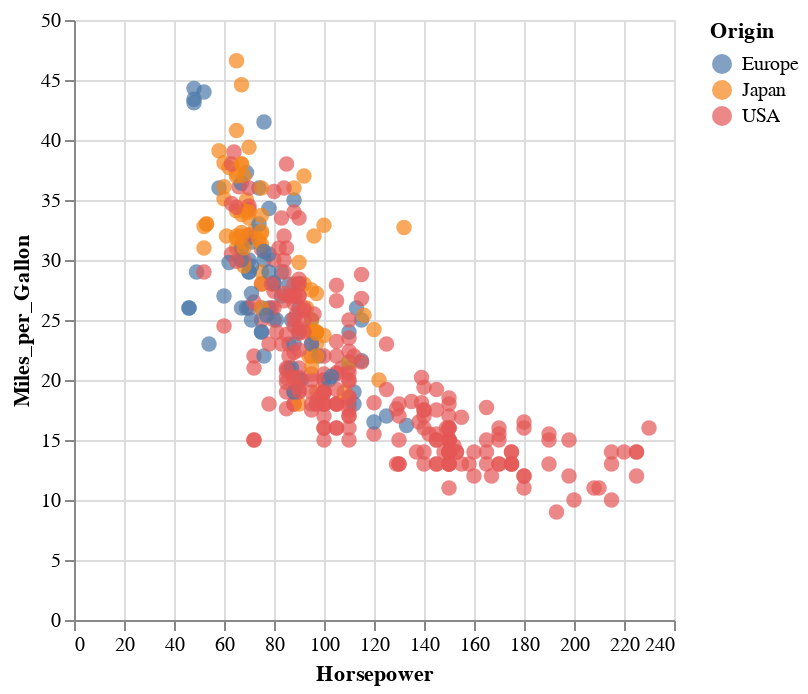

Notebook source saved alongside this figure:
### Code cell
alt.Chart(cars).mark_circle(size = 60).encode(
    x = 'Horsepower',
    y = 'Miles_per_Gallon',
    color = 'Origin',
    tooltip = ['Name', 'Origin', 'Horsepower', 'Miles_per_Gallon']).interactive()

### Figure 1 — Vega-Lite specification as saved in the notebook (floating-point values rounded to 4 significant figures; data arrays with more than 128 entries replaced by an {"elided": "..."} marker saying what was removed)
{"config": {"view": {"continuousWidth": 300, "continuousHeight": 300}}, "data": {"name": "data-583e73726c1545c56c203344161a975c"}, "mark": {"type": "circle", "size": 60}, "encoding": {"color": {"field": "Origin", "type": "nominal"}, "tooltip": [{"field": "Name", "type": "nominal"}, {"field": "Origin", "type": "nominal"}, {"field": "Horsepower", "type": "quantitative"}, {"field": "Miles_per_Gallon", "type": "quantitative"}], "x": {"field": "Horsepower", "type": "quantitative"}, "y": {"field": "Miles_per_Gallon", "type": "quantitative"}}, "params": [{"name": "param_2", "select": {"type": "interval", "encodings": ["x", "y"]}, "bind": "scales"}], "$schema": "https://vega.github.io/schema/vega-lite/v5.20.1.json", "datasets": {"data-583e73726c1545c56c203344161a975c": {"elided": "406 records"}}}
